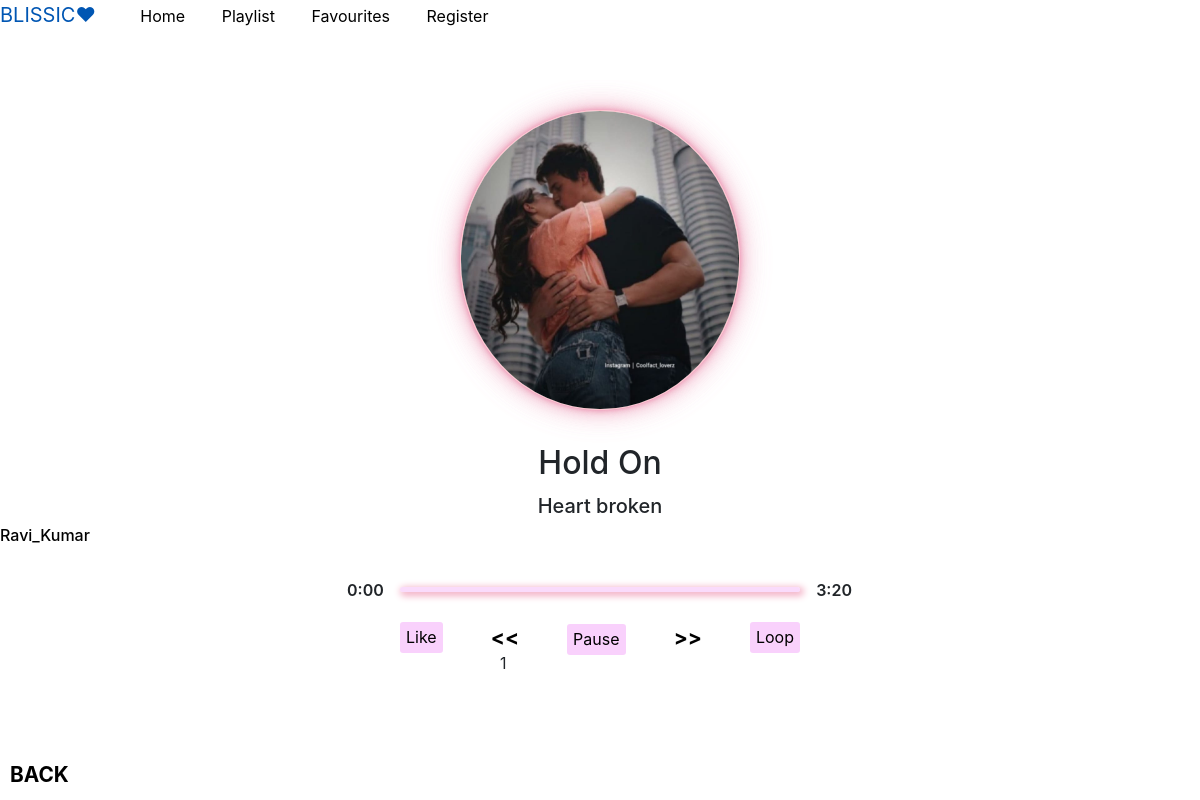
/songs/detail/39/1/, run on the app's committed database.
### song/models.py (models this page shows, shortened)
class Song(models.Model):
    title = models.CharField(max_length=100, null=False)
    movie_name = models.CharField(max_length=100, null=True, blank=True, default="Unknown")
    artist = models.CharField(max_length=100, null=True, blank=True, default="Unknown")
    genre = models.CharField(max_length=15, choices= GENRE_CHOICES, default= "Unknown")
    language = models.CharField(max_length=10, choices= LANG_CHOICES, default= "Unknown")
    lyrics = models.TextField(default="Currently Unavailable",null=True,blank=True)
    date_posted = models.DateTimeField(default=timezone.now)
    author = models.ForeignKey(Profile,on_delete= models.SET_NULL,null=True)
    liked = models.ManyToManyField(User, blank=True)
    file = models.FileField(default='default.mp3',upload_to='musics/',null=True,blank=True)
    duration = models.PositiveIntegerField("Duration in seconds",blank=True,null=True)
    cover = models.ImageField(default='default.jpeg', upload_to='covers/',null=True,blank=True)
    add_in_pl = models.BooleanField(default=False)
    @property
    def liked_count(self):
        return self.liked.all().count()
    class Meta:
        ordering = ("-date_posted",)

### profiles/models.py (models this page shows)
class Profile(models.Model):
    user = models.OneToOneField(User, on_delete=models.CASCADE)
    bio = models.TextField(blank=True, max_length=150)
    avatar = models.ImageField(default='default.png', upload_to='avatars')
    updated = models.DateTimeField(auto_now=True)
    created = models.DateTimeField(auto_now_add=True)
    def __str__(self):
        return f"{self.user.username}"

### song/views.py (the view, shortened to what this page needs)
# urls.py: path('songs/detail/<int:pk>/<int:pl>/', song_view.playlist_song_detail , name="playlist-song-detail"),
def playlist_song_detail(request,**kwargs):
    play = True
    song_id = kwargs['pk']
    pl_id = kwargs['pl']
    current_pl = Playlist.objects.filter(id=pl_id).first()
    songs_in_pl = []
    all_songs = Song.objects.all()
    for song in all_songs:
        if song in current_pl.parts.all():
            songs_in_pl.append(song)
    array=[]
    available_data = songs_in_pl
    for data in available_data:
        array.append(data.id)
    upper = len(array)
    current_index = array.index(song_id)
    if upper == 1:
        previous = array[current_index]
        next = array[current_index]
    current = Song.objects.filter(id=song_id).first()
    if request.user in current.liked.all():
        liked = True
    else:
        liked = False
    return render(request, 'song/song-detail.html', {'song': current,'play':play,'liked':liked,'playlist':current_pl,'id': song_id,'next_id':next,'previous_id':previous,'pl':pl_id} )

### song/templates/song/song-detail.html (shortened to what this page needs)
{% extends 'base.html' %}
{% load static %}
{% block css %}
    <link rel="stylesheet" href="https://stackpath.bootstrapcdn.com/bootstrap/4.4.1/css/bootstrap.min.css">
    <link rel="stylesheet" href="{% static 'song/main.css' %}">
{% endblock css%}
{% block content %}
<div id="baby" class="hide-it">
                <img class="animate-it" src="{{ song.cover.url }}" alt="">
                <br><br>
                <h2 class="card-title">{{ song.title }}</h2>
                <h5>{{song.genre}}</h5>
                <a href="{% url 'show-profile' upk=song.author.user.id %}"><h6>{{song.author.user.username}}</h6></a>
                <br>
                <div class="progressbar_container" id="progress_container">
                    <div class="progress_duration_meter">
                        <div id="current_time">
                        </div>
                        <div id="duration">{{ song.duration }}</div>
                        <div class="progress_div" id="progress_div">
                        </div>
                    </div>
                </div>
                <div class="song-controls">
                    <form method="POST" class="like-unlike-forms" data-form-id="{{ song.id }}">
                        <button id="like-unlike-btn-{{ song.id }}">
                            {% if liked %}
                                Dislike
                            {% else %}
                                Like
                            {% endif %}
                        </button>
                    </form>
                    <a class="prev-song-playing" href="
                    {% if fav %}
                        {% url 'fav_song_detail' pk=previous_id %}
                    {% elif play %}
                        {% url 'playlist-song-detail' pk=previous_id pl=pl %}
                    {% else %}
                        {% url 'song-detail' pk=previous_id %}
                    {% endif %}"><<</a>
                    <button class="" id="pause-btn">Pause</button>
                    <a class="next-song-playing"
                    {% if fav %}
                        href="{% url 'fav_song_detail' pk=next_id %}" id="abc{{next_id}}"
                    {% elif play %}
                        href="{% url 'playlist-song-detail' pk=next_id pl=pl %}" id="abc{{pl}}{{next_id}}"
                    {% else %}
                        href="{% url 'song-detail' pk=next_id %}" id="abc{{next_id}}"
                    {% endif %}>>></a>
                    <button id="auto-loop-btn">Loop</button>
                </div>
                <p id="liked-count">{{ song.liked_count }}</p>
                <br><br>
                {% if play %}
                    <a class="back-page-link"href="{% url 'playlist-songs' pk=pl %}">BACK</a>
                {% else %}
                    <a class="back-page-link"href="{% url 'song-home'%}" >HOME</a>
                {% endif %}
            </div>
{% endblock content %}

### static/main.css (style rules this page uses)
a { color: black; text-decoration: none; }

### song/static/song/main.css (style rules this page uses)
.back-page-link { position: absolute; left: 10px; bottom: 10px; }
#baby { margin-top: 50px; overflow: hidden; }
a { color: black; text-decoration: none; }
img { width: 280px; height: 300px; position: relative; left: calc(50% - 140px); top: 30px; border: 1px solid pink; box-shadow: 0px 0px 5px rgba(236, 141, 173,0.9), 0px 0px 10px rgba(236, 141, 173,0.5), 0px 0px 20px rgba(236, 141, 173,0.4), 0px 0px 30px rgba(236, 141, 173,0.3), 0px 0px 35px rgba(236, 141, 173,0.2); border-radius: 50%; }
h2 { margin-top: 40px; text-align: center; }
h5 { text-align: center; }
.progress_div { width: 400px; height: auto; margin-top: 10px; position: absolute; left: calc(50% - 200px); top: -1px; background-color: rgba(246, 184, 248,0.5); box-shadow: 2px 2px 7px 2px rgb(243, 176, 198); border-radius: 10px; overflow: visible; cursor: pointer; }
.progress_duration_meter { display: flex; justify-content: space-between; width: 505px; position: relative; left: calc(50% - 253px); font-weight:600; }
#current_time { margin-right: 6.5px; }
.song-controls>a { font-size: 1.4em; font-weight: bolder; }
.song-controls { width: 400px; height: auto; position: relative; left: calc(50% - 200px); margin-top: 20px; display: flex; justify-content: space-between; }
button { height: 31px; line-height: inherit; background-color: rgba(243, 163, 250,0.5); border: none; border-radius: 3px; }
#pause-btn,#play-btn { margin-top: 2px; }
#liked-count { margin-left: 500px; margin-top: -18px; }
#baby a { font-size: 1.3em; font-weight: bold; }
.animate-it { animation: progressing linear; animation-iteration-count: infinite; animation-duration: 2s; }

### data on the page
Song: cover (placeholder picture), title "Hold On", genre "Heart broken", author.user.username "Ravi_Kumar", liked_count "1"
